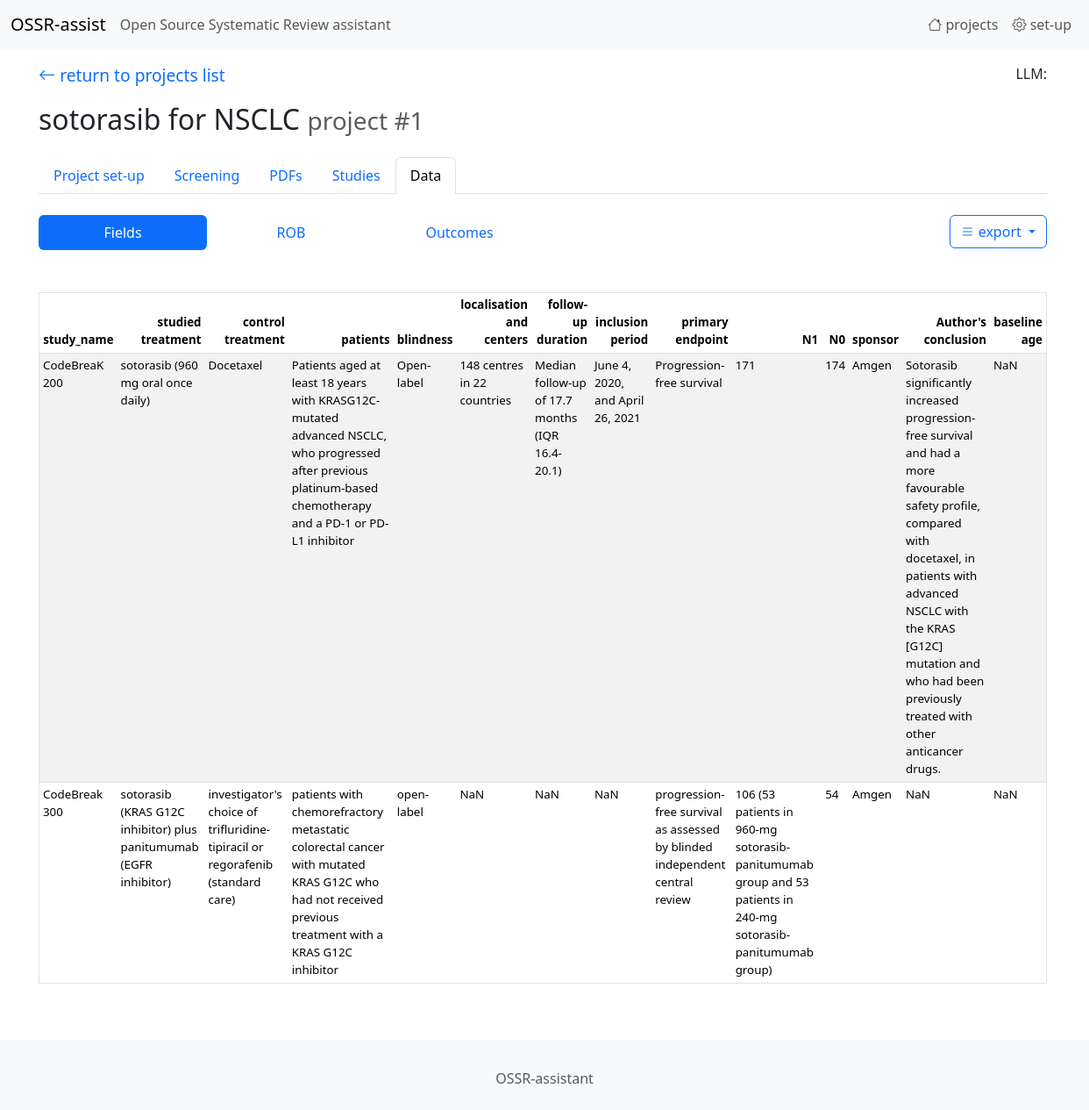
Page /data/list1/1 on the committed database.
### tables this page shows
CREATE TABLE "projects"
(
    id                   integer
        constraint projects_pk
            primary key autoincrement,
    name                 TEXT,
    green_words          TEXT default "",
    red_words            TEXT default "",
    eligibility_criteria TEXT default "",
    type_of_study        INT  default 0
, prompt_selection_user TEXT default "", prompt_selection_system TEXT);

CREATE TABLE study_field_values
(
    study integer,
    field integer,
    value TEXT not null,
    constraint study_field_values_pk
        primary key (field, study)
);

### app.py (the view)
@app.route('/data/list1/<int:project_id>')
def endpoint_data_list1(project_id):
    return data_list1(project_id)

### data.py (called while the page is built)
def data_list1(project_id):
    project_name, study_type, eligibility_criteria_empty = get_project_name(project_id)
    df2 = get_data(project_id)
    if df2 is None: return render_template('data1.html', project_id=project_id, project_name=project_name,
                                           eligibility_criteria_empty=eligibility_criteria_empty,
                                           html="No data available")
    html = df2.to_html(index=False, table_id="data", classes="table table-striped table-hover table-sm table_small")
    return render_template('data1.html', project_id=project_id, project_name=project_name,
                           eligibility_criteria_empty=eligibility_criteria_empty, html=html)

### utils.py (called while the page is built)
def get_db_connection():
    conn = sqlite3.connect(DB_PATH)
    conn.row_factory = sqlite3.Row
    return conn

def sql_select_fetchone(sql, parameters):
    with get_db_connection() as con:
        cur = con.cursor()
        res = cur.execute(sql, parameters)
        r = res.fetchone()
        cur.close()
    return r

def sql_select_fetchall(sql, parameters):
    with get_db_connection() as con:
        cur = con.cursor()
        res = cur.execute(sql, parameters)
        rows = res.fetchall()
        columns = [column[0] for column in cur.description]
        result = [dict(zip(columns, row)) for row in rows]
        cur.close()
    return result

def get_project_name(project_id):
    sql = "SELECT name, type_of_study, eligibility_criteria FROM projects WHERE id=?"
    r = sql_select_fetchone(sql, (project_id,))
    project_name = r['name']
    study_type = r['type_of_study']
    eligibility_criteria_empty = (r['eligibility_criteria'] is None or r['eligibility_criteria'].strip() == "")
    return project_name, study_type, eligibility_criteria_empty

### templates/data1.html (shortened to what this page needs)
{% extends 'base.html' %}
{%  block content %}
<link href="https://cdn.datatables.net/v/bs5/jq-3.7.0/dt-2.2.2/datatables.min.css" rel="stylesheet">
    {%  set page = 'data' %}
    {% include '_navbar1.html' %}
    <div class="mb-5">
        <div class="dropdown" style="float: right;">
            <button class="btn btn-outline-primary dropdown-toggle" type="button" data-bs-toggle="dropdown"
                    aria-expanded="false">
                <i class="bi bi-list"></i> export
            </button>
        </div>
        <ul class="nav nav-pills">
            <li class="nav-item">
                <a class="nav-link active" href="/data/list1/{{ project_id }}" style="width: 12rem; text-align: center;">Fields</a>
            </li>
            <li class="nav-item">
                <a class="nav-link " href="/table/ROB/{{project_id }}" style="width: 12rem; text-align: center;">ROB</a>
            </li>
            <li class="nav-item">
                <a class="nav-link " href="/table/results/{{project_id }}" style="width: 12rem; text-align: center;">Outcomes</a>
            </li>
        </ul>
    </div>
    {{ html | safe}}
{%  endblock %}

### templates/_navbar1.html (shortened to what this page needs)
<p class="mt-3 mb-3">
    <a href="{{ url_for('endpoint_home')}}" class="return_arrow">
    <i class="bi bi-arrow-left"></i> return to projects list
    </a>
    <span style="float: right;">
        LLM: {{ LLM_name }}
    </span>
</p>
<h2>
    {{ project_name }}
    <small class="text-body-secondary">project #{{ project_id }}</small>
</h2>
<ul class="nav nav-tabs mb-4 mt-4">
  <li class="nav-item">
    <a class="nav-link {% if page=='setup' %}active{% endif %}" href="/project/edit/{{ project_id }}">
        Project set-up
    </a>
  </li>
  <li class="nav-item">
    <a class="nav-link {% if page=='screening' %}active{% endif %}" href="/records/list/{{ project_id }}/1">Screening</a>
  </li>
  <li class="nav-item">
    <a class="nav-link {% if page=='pdf' %}active{% endif %}" href="/pdfs/list/{{ project_id }}">PDFs</a>
  </li>
  <li class="nav-item">
    <a class="nav-link {% if page=='studies' %}active{% endif %}" href="/studies/list/{{ project_id }}">Studies</a>
  </li>
  <li class="nav-item">
    <a class="nav-link {% if page=='data' %}active{% endif %}" href="/data/list1/{{ project_id }}">Data</a>
  </li>
</ul>

### static/ccs1.css (style rules this page uses)
a { text-decoration: none; }
.return_arrow { font-size: 1.2em; text-decoration: none; }
.table_small { font-size: smaller; }

### rows in the picture
projects: name "sotorasib for NSCLC"
study_field_values: value "study_name studied treatment control treatment patients blindness localisation and centers follow-up duration inclusion period primary endpoint N1 N0 sponsor Author's conclusion baseline age CodeBreaK 200 sotorasib (960 mg oral once daily) Docetaxel Patients aged at least 18 years with KRASG12C-mutated advanced NSCLC, who progressed after previous platinum-based chemotherapy and a PD-1 or PD-L1 inhibitor Open-label 148 centres in 22 countries Median follow-up of 17.7 months (IQR 16.4-20.1) June 4, 2020, and April 26, 2021 Progression-free survival 171 174 Amgen Sotorasib significantly increased progression-free survival and had a more favourable safety profile, compared with docetaxel, in…"

### other values in the picture
{{ project_id }} "1"
